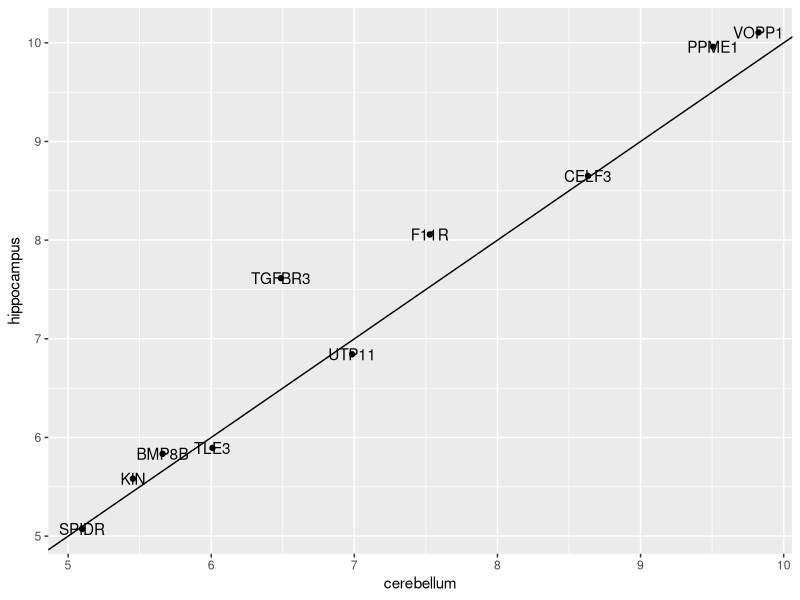
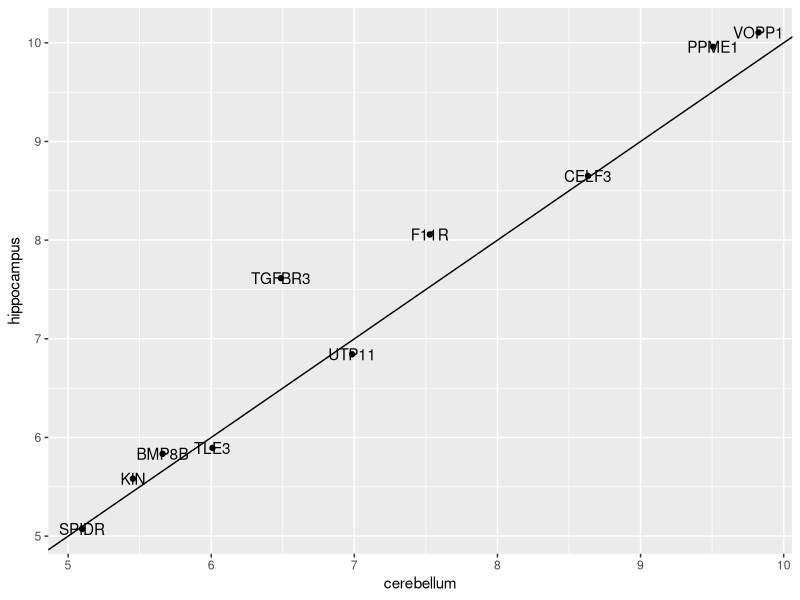
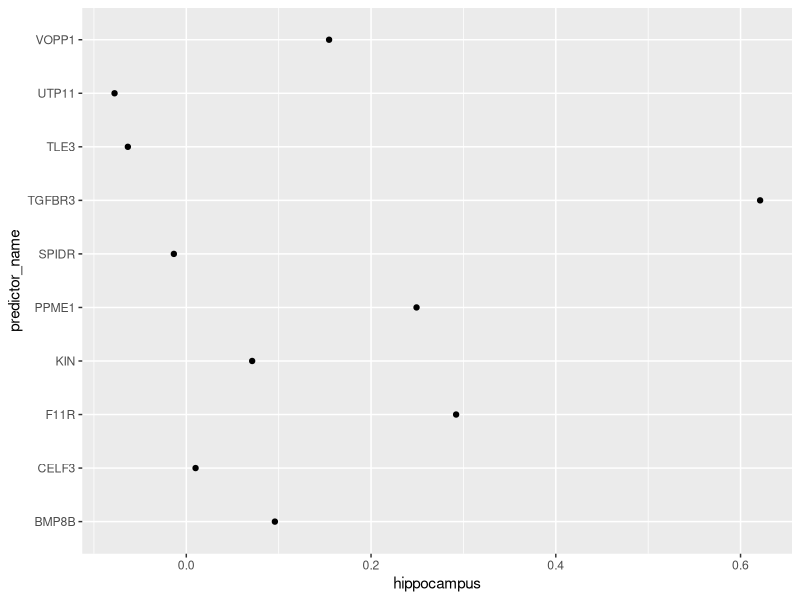
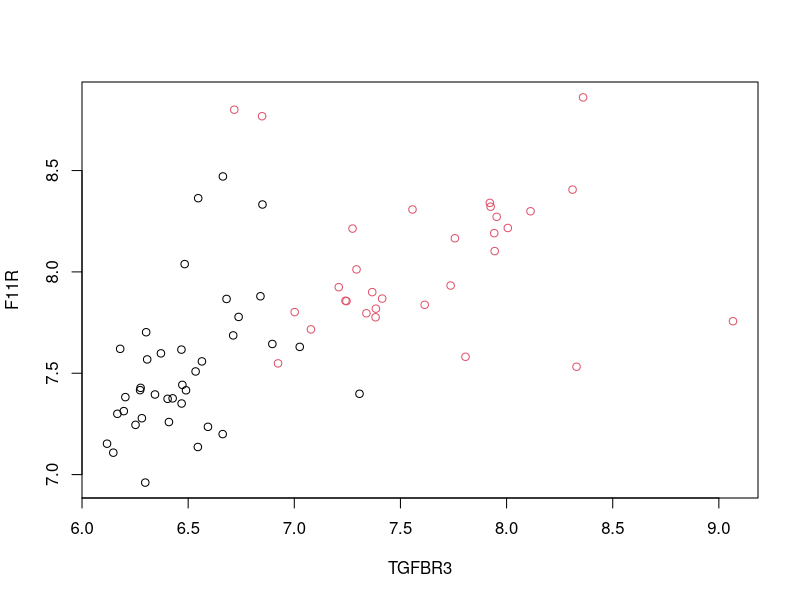

The R script that drew these images, in order:
## ---- chunk 1
library(dslabs)
library(caret)
library(tidyverse)
data("tissue_gene_expression")
      
set.seed(1993)
ind <- which(tissue_gene_expression$y %in% c("cerebellum", "hippocampus"))
y <- droplevels(tissue_gene_expression$y[ind])
x <- tissue_gene_expression$x[ind, ]
x <- x[, sample(ncol(x), 10)]

## ---- chunk 2
train_lda <- train(x,y , method = "lda")
train_lda$results["Accuracy"]

## ---- chunk 3
train_lda$finalModel
## ---- chunk 4
t(train_lda$finalModel$means) %>% data.frame() %>%
	mutate(predictor_name = rownames(.)) %>%
	ggplot(aes(cerebellum, hippocampus, label = predictor_name)) +
	geom_point() +
	geom_text() +
	geom_abline()

## ---- chunk 5
library(dslabs)      
library(caret)
data("tissue_gene_expression")
      
set.seed(1993)
ind <- which(tissue_gene_expression$y %in% c("cerebellum", "hippocampus"))
y <- droplevels(tissue_gene_expression$y[ind])
x <- tissue_gene_expression$x[ind, ]
x <- x[, sample(ncol(x), 10)]

## ---- chunk 6
fit_qda <- train(x, y, method = "qda")
fit_qda$results["Accuracy"]
## ---- chunk 7
t(fit_qda$finalModel$means) %>% data.frame() %>%
	mutate(predictor_name = rownames(.)) %>%
	ggplot(aes(cerebellum, hippocampus, label = predictor_name)) +
	geom_point() +
	geom_text() +
	geom_abline()
## ---- chunk 8
fit_lda <- train(x, y, method = "lda", preProcess = "center")
fit_lda$results["Accuracy"]
t(fit_lda$finalModel$means) %>% data.frame() %>%
	mutate(predictor_name = rownames(.)) %>%
	ggplot(aes(predictor_name, hippocampus)) +
	geom_point() +
	coord_flip()
## ---- chunk 9
d <- apply(fit_lda$finalModel$means, 2, diff)
ind <- order(abs(d), decreasing = TRUE)[1:2]
plot(x[, ind], col = y)
## ---- chunk 10
library(dslabs)      
library(caret)
data("tissue_gene_expression")
           
set.seed(1993)
y <- tissue_gene_expression$y
x <- tissue_gene_expression$x
x <- x[, sample(ncol(x), 10)]
## ---- chunk 11
fit_lda <- train(x, y, method = "lda", preProcess = c("center"))
fit_lda$results["Accuracy"]
